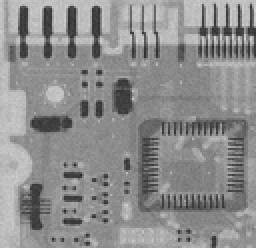
%> input picture Codes/CH05/example5_4/Fig0513(a)(ckt_gaussian_var_1000_mean_0).tif, 128 x 124 px, shrunk from 455 x 440 before the run (shown 2 times larger)
$ octave example5_4.m   (GNU Octave 9; MATLAB toolbox functions it lacks are replaced by stand-ins)
%> lines starting %> are read from the running program, lines starting %| are printed output that depends on the picture
% Gonzalez (3rd ed) example 5.4, including figure 5.13

mask_size =7;
gauss_cktb = im2double(imread('Fig0513(a)(ckt_gaussian_var_1000_mean_0).tif'));
%> gauss_cktb: size 124x128 double; min 0.165, max 0.843, mean 0.552

arith_mask = ones(mask_size)/mask_size^2;
arith_cktb = conv2(gauss_cktb,arith_mask,'same');
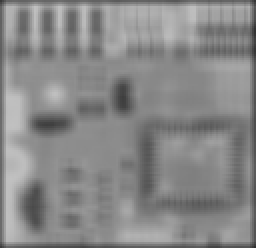
%> arith_cktb: size 124x128 double (shown 2 times larger); min 0.194, max 0.757, mean 0.534

geo_mask = ones(mask_size)/mask_size^2;
geo_cktb = exp(conv2(log(1+gauss_cktb),geo_mask,'same'))-1;
    % constant 1 is used to regularize the image

global_varience = var(gauss_cktb(:));
%> global_varience = 0.018
adap_filter = @(mask) variance_adaptive_filter(mask,global_varience,mask_size);
adap_cktb = nlfilter(gauss_cktb,[mask_size,mask_size],adap_filter);
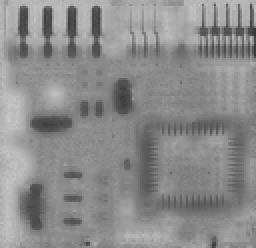
%> adap_cktb: size 124x128 double (shown 2 times larger); min 0.204, max 0.786, mean 0.548


figure
subplot(2,2,1),imshow(gauss_cktb,[]),
title('gaussian noise');
subplot(2,2,2),imshow(arith_cktb,[]),
title('arithmetic filter on gaussian noise');
subplot(2,2,3),imshow(geo_cktb,[]),
title('geometric filter on gaussian noise');
subplot(2,2,4),imshow(adap_cktb,[]),
title('varience-adaptive filter on gaussian noise');


function dest_intensity = variance_adaptive_filter(mask, global_variance, mask_size)
% the kernel function of variance adaptive filter
    center_pixel = [floor(mask_size/2)+1,floor(mask_size/2)+1];
    local_variance = var(mask(:))+0.01;
    local_mean = mean(mask(:));
    center_intensity = mask(center_pixel(1),center_pixel(2));
    dest_intensity = center_intensity - ...
        (center_intensity-local_mean)*global_variance/local_variance;
end
